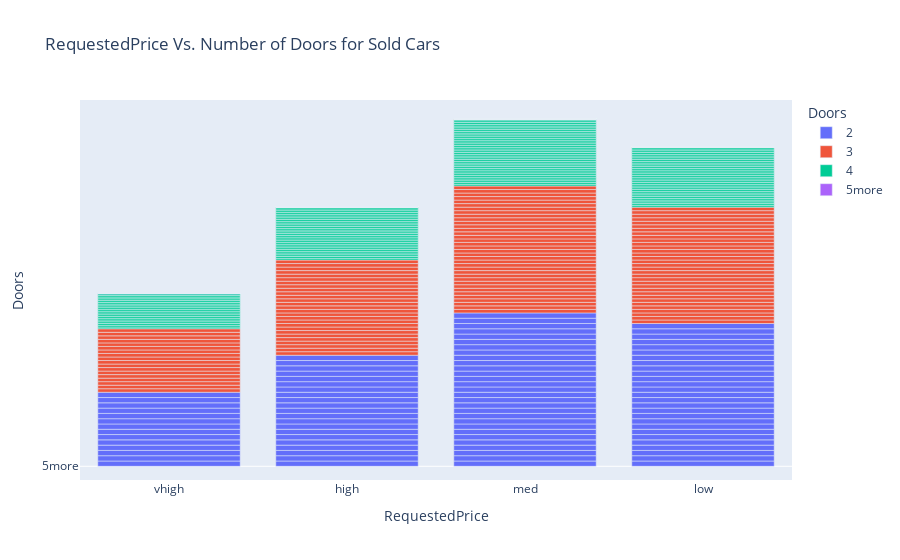

Source (notebook cell):
### Code cell
#8 Find any other interesting relationship in the data, and visualize it using Plotly.
#capacity & trunksize for low maintenanceprice cars
import plotly.express as px
import pandas as pd

#csv to useful
cars = pd.read_csv('cars.csv')

#focusing on sold cars
sold_car = cars[cars['Buy'] == 'yes']

#graphing requestedprice and number of doors for sold cars only
price_door = px.bar(sold_car,
                  x= 'RequestedPrice', y= 'Doors',
                  title = 'RequestedPrice Vs. Number of Doors for Sold Cars',
                  color='Doors')

#revealing graph
price_door.show()

### Figure 1 — Plotly figure (JSON) as saved in the notebook; plotly's stock layout.template omitted (floating-point values rounded to 4 significant figures)
{"data": [{"alignmentgroup": "True", "hovertemplate": "Doors=%{y}<br>RequestedPrice=%{x}<extra></extra>", "legendgroup": "2", "marker": {"color": "#636efa", "pattern": {"shape": ""}}, "name": "2", "offsetgroup": "2", "orientation": "v", "showlegend": true, "textposition": "auto", "type": "bar", "x": ["vhigh", "vhigh", "vhigh", "vhigh", "vhigh", "vhigh", "vhigh", "vhigh", "vhigh", "vhigh", "vhigh", "vhigh", "vhigh", "vhigh", "high", "high", "high", "high", "high", "high", "high", "high", "high", "high", "high", "high", "high", "high", "high", "high", "high", "high", "high", "high", "high", "med", "med", "med", "med", "med", "med", "med", "med", "med", "med", "med", "med", "med", "med", "med", "med", "med", "med", "med", "med", "med", "med", "med", "med", "med", "med", "med", "med", "med", "low", "low", "low", "low", "low", "low", "low", "low", "low", "low", "low", "low", "low", "low", "low", "low", "low", "low", "low", "low", "low", "low", "low", "low", "low", "low", "low"], "xaxis": "x", "y": ["2", "2", "2", "2", "2", "2", "2", "2", "2", "2", "2", "2", "2", "2", "2", "2", "2", "2", "2", "2", "2", "2", "2", "2", "2", "2", "2", "2", "2", "2", "2", "2", "2", "2", "2", "2", "2", "2", "2", "2", "2", "2", "2", "2", "2", "2", "2", "2", "2", "2", "2", "2", "2", "2", "2", "2", "2", "2", "2", "2", "2", "2", "2", "2", "2", "2", "2", "2", "2", "2", "2", "2", "2", "2", "2", "2", "2", "2", "2", "2", "2", "2", "2", "2", "2", "2", "2", "2", "2", "2", "2"], "yaxis": "y"}, {"alignmentgroup": "True", "hovertemplate": "Doors=%{y}<br>RequestedPrice=%{x}<extra></extra>", "legendgroup": "3", "marker": {"color": "#EF553B", "pattern": {"shape": ""}}, "name": "3", "offsetgroup": "3", "orientation": "v", "showlegend": true, "textposition": "auto", "type": "bar", "x": ["vhigh", "vhigh", "vhigh", "vhigh", "vhigh", "vhigh", "vhigh", "vhigh", "vhigh", "vhigh", "vhigh", "vhigh", "vhigh", "vhigh", "vhigh", "vhigh", "vhigh", "vhigh", "high", "high", "high", "high", "high", "high", "high", "high", "high", "high", "high", "high", "high", "high", "high", "high", "high", "high", "high", "high", "high", "high", "high", "high", "high", "high", "high", "med", "med", "med", "med", "med", "med", "med", "med", "med", "med", "med", "med", "med", "med", "med", "med", "med", "med", "med", "med", "med", "med", "med", "med", "med", "med", "med", "med", "med", "med", "med", "med", "med", "med", "med", "med", "low", "low", "low", "low", "low", "low", "low", "low", "low", "low", "low", "low", "low", "low", "low", "low", "low", "low", "low", "low", "low", "low", "low", "low", "low", "low", "low", "low", "low", "low", "low", "low", "low"], "xaxis": "x", "y": ["3", "3", "3", "3", "3", "3", "3", "3", "3", "3", "3", "3", "3", "3", "3", "3", "3", "3", "3", "3", "3", "3", "3", "3", "3", "3", "3", "3", "3", "3", "3", "3", "3", "3", "3", "3", "3", "3", "3", "3", "3", "3", "3", "3", "3", "3", "3", "3", "3", "3", "3", "3", "3", "3", "3", "3", "3", "3", "3", "3", "3", "3", "3", "3", "3", "3", "3", "3", "3", "3", "3", "3", "3", "3", "3", "3", "3", "3", "3", "3", "3", "3", "3", "3", "3", "3", "3", "3", "3", "3", "3", "3", "3", "3", "3", "3", "3", "3", "3", "3", "3", "3", "3", "3", "3", "3", "3", "3", "3", "3", "3", "3", "3", "3"], "yaxis": "y"}, {"alignmentgroup": "True", "hovertemplate": "Doors=%{y}<br>RequestedPrice=%{x}<extra></extra>", "legendgroup": "4", "marker": {"color": "#00cc96", "pattern": {"shape": ""}}, "name": "4", "offsetgroup": "4", "orientation": "v", "showlegend": true, "textposition": "auto", "type": "bar", "x": ["vhigh", "vhigh", "vhigh", "vhigh", "vhigh", "vhigh", "vhigh", "vhigh", "vhigh", "vhigh", "vhigh", "vhigh", "vhigh", "vhigh", "vhigh", "vhigh", "vhigh", "vhigh", "vhigh", "vhigh", "high", "high", "high", "high", "high", "high", "high", "high", "high", "high", "high", "high", "high", "high", "high", "high", "high", "high", "high", "high", "high", "high", "high", "high", "high", "high", "high", "high", "high", "high", "med", "med", "med", "med", "med", "med", "med", "med", "med", "med", "med", "med", "med", "med", "med", "med", "med", "med", "med", "med", "med", "med", "med", "med", "med", "med", "med", "med", "med", "med", "med", "med", "med", "med", "med", "med", "med", "med", "low", "low", "low", "low", "low", "low", "low", "low", "low", "low", "low", "low", "low", "low", "low", "low", "low", "low", "low", "low", "low", "low", "low", "low", "low", "low", "low", "low", "low", "low", "low", "low", "low", "low"], "xaxis": "x", "y": ["4", "4", "4", "4", "4", "4", "4", "4", "4", "4", "4", "4", "4", "4", "4", "4", "4", "4", "4", "4", "4", "4", "4", "4", "4", "4", "4", "4", "4", "4", "4", "4", "4", "4", "4", "4", "4", "4", "4", "4", "4", "4", "4", "4", "4", "4", "4", "4", "4", "4", "4", "4", "4", "4", "4", "4", "4", "4", "4", "4", "4", "4", "4", "4", "4", "4", "4", "4", "4", "4", "4", "4", "4", "4", "4", "4", "4", "4", "4", "4", "4", "4", "4", "4", "4", "4", "4", "4", "4", "4", "4", "4", "4", "4", "4", "4", "4", "4", "4", "4", "4", "4", "4", "4", "4", "4", "4", "4", "4", "4", "4", "4", "4", "4", "4", "4", "4", "4", "4", "4", "4", "4"], "yaxis": "y"}, {"alignmentgroup": "True", "hovertemplate": "Doors=%{y}<br>RequestedPrice=%{x}<extra></extra>", "legendgroup": "5more", "marker": {"color": "#ab63fa", "pattern": {"shape": ""}}, "name": "5more", "offsetgroup": "5more", "orientation": "v", "showlegend": true, "textposition": "auto", "type": "bar", "x": ["vhigh", "vhigh", "vhigh", "vhigh", "vhigh", "vhigh", "vhigh", "vhigh", "vhigh", "vhigh", "vhigh", "vhigh", "vhigh", "vhigh", "vhigh", "vhigh", "vhigh", "vhigh", "vhigh", "vhigh", "high", "high", "high", "high", "high", "high", "high", "high", "high", "high", "high", "high", "high", "high", "high", "high", "high", "high", "high", "high", "high", "high", "high", "high", "high", "high", "high", "high", "high", "high", "med", "med", "med", "med", "med", "med", "med", "med", "med", "med", "med", "med", "med", "med", "med", "med", "med", "med", "med", "med", "med", "med", "med", "med", "med", "med", "med", "med", "med", "med", "med", "med", "med", "med", "med", "med", "med", "med", "low", "low", "low", "low", "low", "low", "low", "low", "low", "low", "low", "low", "low", "low", "low", "low", "low", "low", "low", "low", "low", "low", "low", "low", "low", "low", "low", "low", "low", "low", "low", "low", "low", "low"], "xaxis": "x", "y": ["5more", "5more", "5more", "5more", "5more", "5more", "5more", "5more", "5more", "5more", "5more", "5more", "5more", "5more", "5more", "5more", "5more", "5more", "5more", "5more", "5more", "5more", "5more", "5more", "5more", "5more", "5more", "5more", "5more", "5more", "5more", "5more", "5more", "5more", "5more", "5more", "5more", "5more", "5more", "5more", "5more", "5more", "5more", "5more", "5more", "5more", "5more", "5more", "5more", "5more", "5more", "5more", "5more", "5more", "5more", "5more", "5more", "5more", "5more", "5more", "5more", "5more", "5more", "5more", "5more", "5more", "5more", "5more", "5more", "5more", "5more", "5more", "5more", "5more", "5more", "5more", "5more", "5more", "5more", "5more", "5more", "5more", "5more", "5more", "5more", "5more", "5more", "5more", "5more", "5more", "5more", "5more", "5more", "5more", "5more", "5more", "5more", "5more", "5more", "5more", "5more", "5more", "5more", "5more", "5more", "5more", "5more", "5more", "5more", "5more", "5more", "5more", "5more", "5more", "5more", "5more", "5more", "5more", "5more", "5more", "5more", "5more"], "yaxis": "y"}], "layout": {"barmode": "relative", "legend": {"title": {"text": "Doors"}, "tracegroupgap": 0}, "title": {"text": "RequestedPrice Vs. Number of Doors for Sold Cars"}, "xaxis": {"anchor": "y", "domain": [0, 1], "title": {"text": "RequestedPrice"}}, "yaxis": {"anchor": "x", "categoryarray": ["5more", "4", "3", "2"], "categoryorder": "array", "domain": [0, 1], "title": {"text": "Doors"}}}}
